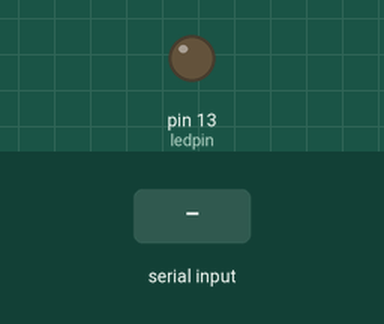
Simulated run of this sketch. Board: Arduino Uno, built with avr-gcc and run on an emulated ATmega328P. On the bench: output pins drawn as LEDs (lit = HIGH). Inputs (shaded band) come from the test bench. What the sketch prints to the serial monitor is not drawn.

Above: at 5.8 s.
5.9 s: "1" received over Serial
At 8.0 s:
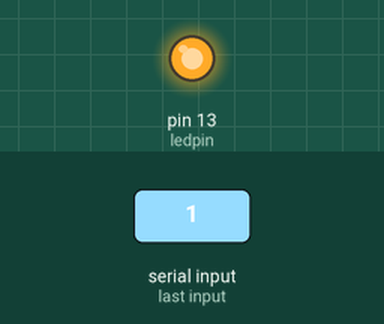
Timing chart, 0 to 14.0 s (numbered marks = the images above; inputs shaded):
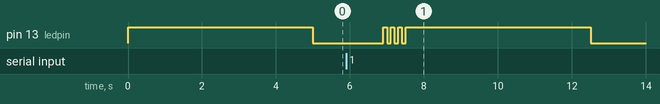

The sketch:

Ping.ino
```cpp
int const ledpin = 13;
char pong[2];

void setup(){
  // Start up our serial port, we configured our XBEE devices for 9600 bps.
  Serial.begin(9600);
  pinMode(ledpin, OUTPUT);
}

void loop(){
  digitalWrite(ledpin, HIGH);            // Has ping
  delay(5000);
  Serial.write('1');                     // Send ping
  digitalWrite(ledpin, LOW);             // Loose ping
  int timeout = 1000;
  while(timeout && !Serial.available()){ // Wait for pong
    timeout--;
    delay(10);
  }
  Serial.readBytes(pong, 2);             // Save pong and terminal character
  if(pong[0] == '1' && pong[1] == 0x0D){
    recognised();
  } else {
    notRecognised();
  }
}

void recognised(){
  int i;
  for(i = 0; i < 1; i++){
    digitalWrite(ledpin, HIGH);
    delay(100);
    digitalWrite(ledpin, LOW);
    delay(100);
  }
}

void notRecognised(){
  int i;
  for(i = 0; i < 3; i++){
    digitalWrite(ledpin, HIGH);
    delay(100);
    digitalWrite(ledpin, LOW);
    delay(100);
  }
}
```

Measured:
- after the input at 5.9 s, pin 13 (ledpin): goes 3 × (HIGH 0.10 s, LOW 0.10 s), HIGH 5.0 s, then LOW, starting after 1.0 s
